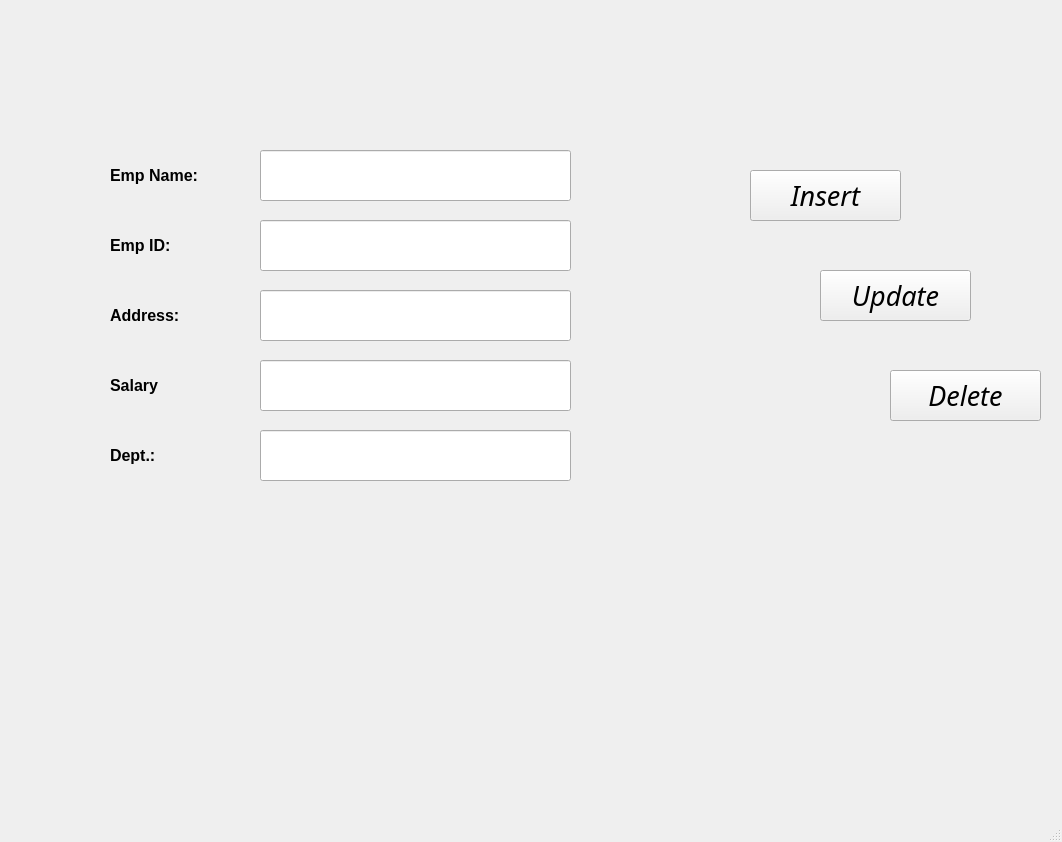
<?xml version="1.0" encoding="UTF-8"?>
<ui version="4.0">
 <class>MainWindow</class>
 <widget class="QMainWindow" name="MainWindow">
  <property name="geometry">
   <rect>
    <x>0</x>
    <y>0</y>
    <width>1062</width>
    <height>842</height>
   </rect>
  </property>
  <property name="windowTitle">
   <string>MainWindow</string>
  </property>
  <widget class="QWidget" name="centralwidget">
   <widget class="QPushButton" name="insert">
    <property name="geometry">
     <rect>
      <x>750</x>
      <y>170</y>
      <width>151</width>
      <height>51</height>
     </rect>
    </property>
    <property name="font">
     <font>
      <family>Lucida Sans</family>
      <pointsize>20</pointsize>
      <italic>true</italic>
     </font>
    </property>
    <property name="text">
     <string>Insert</string>
    </property>
   </widget>
   <widget class="QPushButton" name="update">
    <property name="geometry">
     <rect>
      <x>820</x>
      <y>270</y>
      <width>151</width>
      <height>51</height>
     </rect>
    </property>
    <property name="font">
     <font>
      <family>Lucida Sans</family>
      <pointsize>20</pointsize>
      <italic>true</italic>
     </font>
    </property>
    <property name="text">
     <string>Update</string>
    </property>
   </widget>
   <widget class="QPushButton" name="delete_2">
    <property name="geometry">
     <rect>
      <x>890</x>
      <y>370</y>
      <width>151</width>
      <height>51</height>
     </rect>
    </property>
    <property name="font">
     <font>
      <family>Lucida Sans</family>
      <pointsize>20</pointsize>
      <italic>true</italic>
     </font>
    </property>
    <property name="text">
     <string>Delete</string>
    </property>
   </widget>
   <widget class="QLabel" name="name">
    <property name="geometry">
     <rect>
      <x>110</x>
      <y>150</y>
      <width>151</width>
      <height>51</height>
     </rect>
    </property>
    <property name="font">
     <font>
      <pointsize>12</pointsize>
      <weight>75</weight>
      <bold>true</bold>
     </font>
    </property>
    <property name="text">
     <string>Emp Name:</string>
    </property>
   </widget>
   <widget class="QLabel" name="dept">
    <property name="geometry">
     <rect>
      <x>110</x>
      <y>430</y>
      <width>151</width>
      <height>51</height>
     </rect>
    </property>
    <property name="font">
     <font>
      <pointsize>12</pointsize>
      <weight>75</weight>
      <bold>true</bold>
     </font>
    </property>
    <property name="text">
     <string>Dept.:</string>
    </property>
   </widget>
   <widget class="QLabel" name="salary">
    <property name="geometry">
     <rect>
      <x>110</x>
      <y>360</y>
      <width>151</width>
      <height>51</height>
     </rect>
    </property>
    <property name="font">
     <font>
      <pointsize>12</pointsize>
      <weight>75</weight>
      <bold>true</bold>
     </font>
    </property>
    <property name="text">
     <string>Salary</string>
    </property>
   </widget>
   <widget class="QLabel" name="id">
    <property name="geometry">
     <rect>
      <x>110</x>
      <y>220</y>
      <width>151</width>
      <height>51</height>
     </rect>
    </property>
    <property name="font">
     <font>
      <pointsize>12</pointsize>
      <weight>75</weight>
      <bold>true</bold>
     </font>
    </property>
    <property name="text">
     <string>Emp ID:</string>
    </property>
   </widget>
   <widget class="QLabel" name="address">
    <property name="geometry">
     <rect>
      <x>110</x>
      <y>290</y>
      <width>151</width>
      <height>51</height>
     </rect>
    </property>
    <property name="font">
     <font>
      <pointsize>12</pointsize>
      <weight>75</weight>
      <bold>true</bold>
     </font>
    </property>
    <property name="text">
     <string>Address:</string>
    </property>
   </widget>
   <widget class="QLineEdit" name="nametext">
    <property name="geometry">
     <rect>
      <x>260</x>
      <y>150</y>
      <width>311</width>
      <height>51</height>
     </rect>
    </property>
    <property name="font">
     <font>
      <pointsize>11</pointsize>
      <weight>75</weight>
      <bold>true</bold>
     </font>
    </property>
   </widget>
   <widget class="QLineEdit" name="idtext">
    <property name="geometry">
     <rect>
      <x>260</x>
      <y>220</y>
      <width>311</width>
      <height>51</height>
     </rect>
    </property>
    <property name="font">
     <font>
      <pointsize>11</pointsize>
      <weight>75</weight>
      <bold>true</bold>
     </font>
    </property>
   </widget>
   <widget class="QLineEdit" name="adrstext">
    <property name="geometry">
     <rect>
      <x>260</x>
      <y>290</y>
      <width>311</width>
      <height>51</height>
     </rect>
    </property>
    <property name="font">
     <font>
      <pointsize>11</pointsize>
      <weight>75</weight>
      <bold>true</bold>
     </font>
    </property>
   </widget>
   <widget class="QLineEdit" name="saltext">
    <property name="geometry">
     <rect>
      <x>260</x>
      <y>360</y>
      <width>311</width>
      <height>51</height>
     </rect>
    </property>
    <property name="font">
     <font>
      <pointsize>11</pointsize>
      <weight>75</weight>
      <bold>true</bold>
     </font>
    </property>
   </widget>
   <widget class="QLineEdit" name="depttext">
    <property name="geometry">
     <rect>
      <x>260</x>
      <y>430</y>
      <width>311</width>
      <height>51</height>
     </rect>
    </property>
    <property name="font">
     <font>
      <pointsize>11</pointsize>
      <weight>75</weight>
      <bold>true</bold>
     </font>
    </property>
   </widget>
  </widget>
  <widget class="QMenuBar" name="menubar">
   <property name="geometry">
    <rect>
     <x>0</x>
     <y>0</y>
     <width>1062</width>
     <height>27</height>
    </rect>
   </property>
  </widget>
  <widget class="QStatusBar" name="statusbar"/>
 </widget>
 <resources/>
 <connections/>
</ui>
